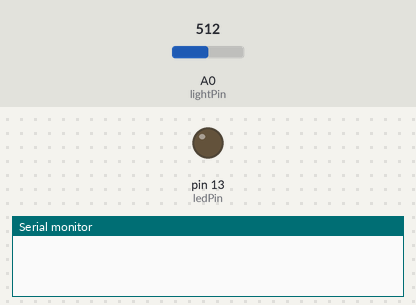
Simulated run of this sketch. Board: Arduino Uno, built with avr-gcc and run on an emulated ATmega328P. On the bench: output pins drawn as LEDs (lit = HIGH), the last lines printed to the serial monitor. The inputs (shaded band) are chosen by the test bench; at power-on: A0 (lightPin) = 512.

Above: at 1.0 s.
At 3.0 s:
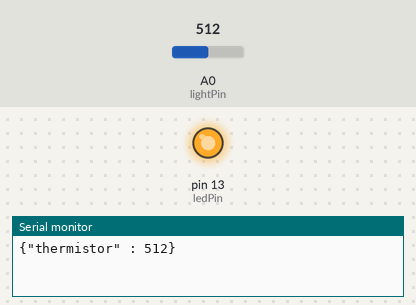
Timing chart, 0 to 5.2 s (numbered marks = the images above):
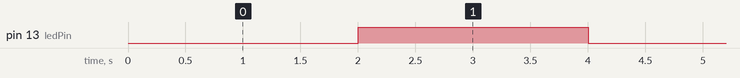

The sketch:

arduino.ino
```cpp
/*
  extrasensorialnode arduino
*/

// pin numbers:
const int ledPin =  13;       // the number of the LED pin
const int lightPin = 0;       //define a pin for Photo resistor
const int threshold = 250;

// Variables
int ledState = LOW;             // ledState used to set the LED
long previousMillis = 0;        // will store last time LED was updated
long interval = 2000;           // interval at which to blink (milliseconds)

void setup() {
  pinMode(ledPin,   OUTPUT);      // set the digital pin as output:
  Serial.begin(9600);
}

void loop()
{
  // For now it's just blinking the LED and sending an Hello World through serial connection
  unsigned long currentMillis = millis();
  if(currentMillis - previousMillis > interval) {
    previousMillis = currentMillis;


    if (ledState == LOW){
      ledState = HIGH;
      Serial.print("{\"thermistor\" : ");  // prints hello with ending line break
      Serial.print(analogRead(lightPin), DEC);
      Serial.println("}");
    }else
      ledState = LOW;
    digitalWrite(ledPin, ledState);
  }
}
```

Measured:
- by itself, pin 13 (ledPin): alternates HIGH for 2.0 s and LOW for 2.0 s
